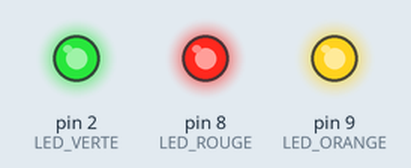
The sketch below on a simulated Arduino Uno, built with avr-gcc and run on an emulated ATmega328P. Parts: output pins drawn as LEDs (lit = HIGH).

Above: at 0.5 s.
At 3.5 s:
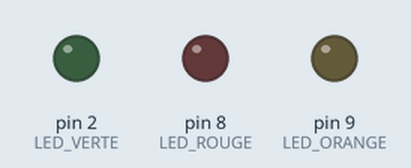
Timing chart, 0 to 4.6 s (numbered marks = the images above):
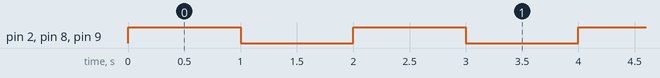

Measured:
- by itself, pin 2 (LED_VERTE), pin 8 (LED_ROUGE), pin 9 (LED_ORANGE): alternates HIGH for 1.0 s and LOW for 1.0 s

The sketch:

Ex1.ino
```cpp
#define LED_ROUGE  8
#define LED_ORANGE 9
#define LED_VERTE  2


void setup(){

  //Définir les LEDs avec les bonnes entrées
  pinMode(LED_ROUGE,OUTPUT);
  pinMode(LED_ORANGE,OUTPUT);
  pinMode(LED_VERTE,OUTPUT);
}

void loop(){

  //Allumer les LEDs
  digitalWrite(LED_ROUGE,HIGH);
  digitalWrite(LED_ORANGE,HIGH);
  digitalWrite(LED_VERTE,HIGH);

  //Attendre 1000ms
  delay(1000);

  //Eteindre les LEDs
  digitalWrite(LED_ROUGE,LOW);
  digitalWrite(LED_ORANGE,LOW);
  digitalWrite(LED_VERTE,LOW);

  //Attendre 1000ms
  delay(1000);
 }
```
